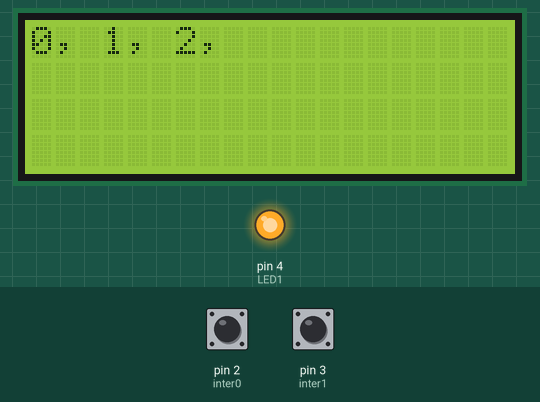
This sketch was run on a simulated Arduino Uno, built with avr-gcc and run on an emulated ATmega328P. On the bench: 20×4 character LCD, output pins drawn as LEDs (lit = HIGH). The inputs (shaded band) are chosen by the test bench; at power-on: pin 2 (inter0) HIGH, pin 3 (inter1) HIGH.

Above: at 1.2 s.
1.3 s: pin 2 (inter0) pulled LOW for 0.15 s
At 1.9 s:
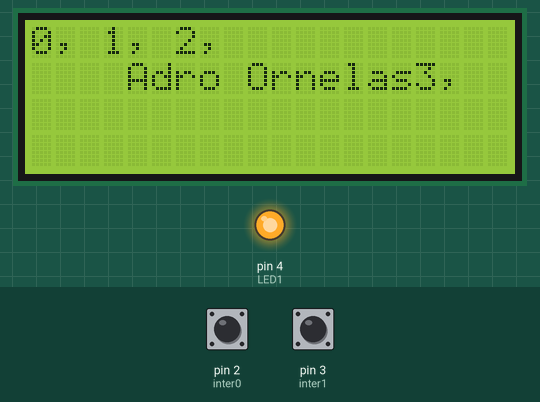
4.0 s: pin 3 (inter1) pulled LOW for 0.15 s
At 4.36 s:
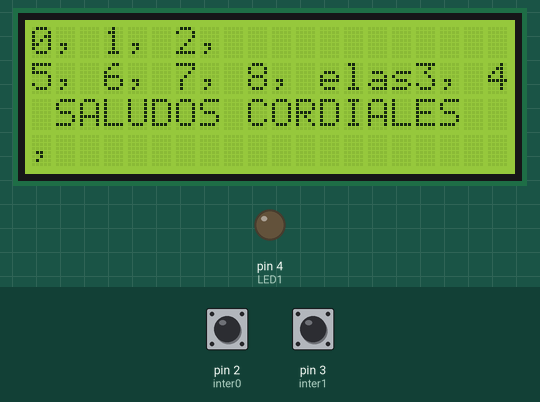
4.7 s: pin 2 (inter0) pulled LOW for 1 s
At 5.4 s:
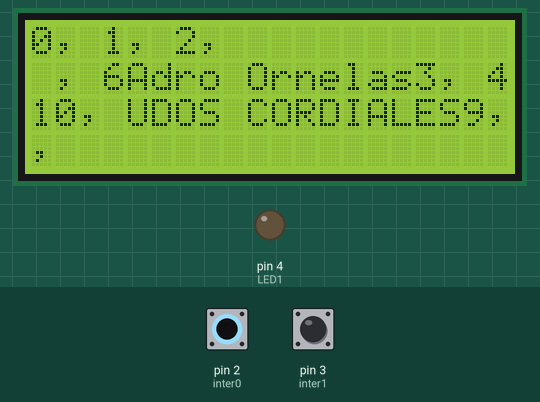
7.5 s: pin 3 (inter1) pulled LOW for 1 s
At 8.9 s:
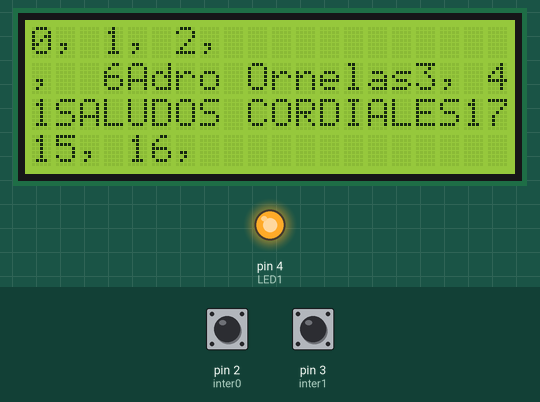
9.1 s: pin 3 (inter1) pulled LOW for 3.2 s
At 12.74 s:
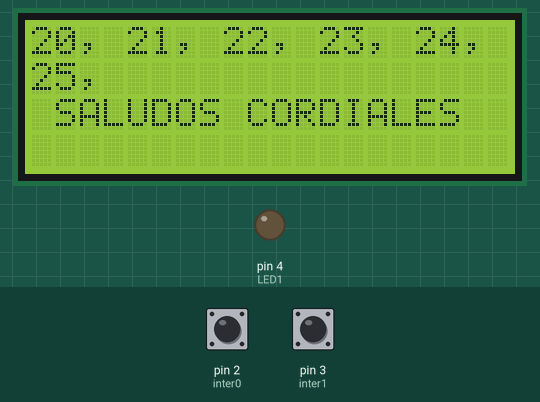
12.9 s: pin 2 (inter0) pulled LOW for 0.15 s
At 15.9 s:
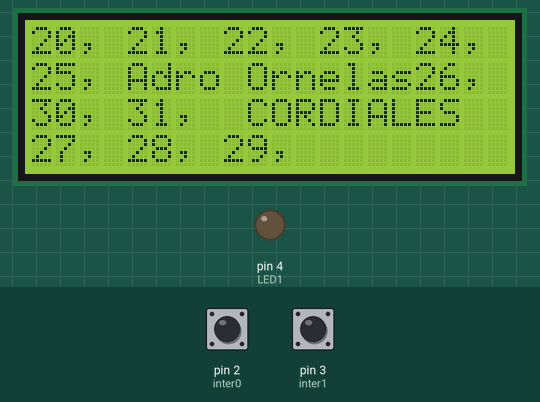
Timing chart, 0 to 17.0 s (numbered marks = the images above; inputs shaded):
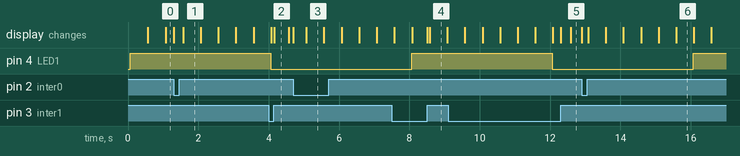

The sketch:

4_Interrupts.ino
```cpp
// 4_Interrupts

#include <LiquidCrystal.h>

#define LCD_ROWS 4
#define LCD_COLS 20

#define LED1 4    // (D4)
#define inter0 2  // Interrupcion 0 (D2)
#define inter1 3  // Interrupcion 1 (D3)

  // Objeto LiquidCrystal (RS, E, D4, D5, D6, D7) son (A0, A1, A2, A3, A4, A5) respectivamente
LiquidCrystal lcd(A0, A1, A2, A3, A4, A5);

void setup() {

  lcd.begin(LCD_COLS, LCD_ROWS);            // LCD con 20 columnas, 4 filas
  pinMode(LED1, OUTPUT);                    // Pin a LED de salida

  // Pines 3 y 2 Para activar interrupciones con solo un boton y resistencia a tierra
  pinMode(inter0, INPUT_PULLUP);
  pinMode(inter1, INPUT_PULLUP);

  // Interrupcion A con el Timer1: LED cada 10 seg

  TCCR1A = 0;       // Modo normal, desconectado de OC1A
  TCCR1B = 0;
  TCCR1B |= (1 << CS10)|(1 << CS12);  // Modo CTC Presc de 1024
  // Timer inicia en cero
  TCNT1 = 0;
  OCR1A = 62500;  // (62500 * 1024)/(16Mhz) = 4 s
  TIMSK1 |= (1 << OCIE1A); // Activa interrupcion overflow

  // Interrupción B con INT0: Muestra nombre en LCD
  attachInterrupt(digitalPinToInterrupt(inter0), intExt0, FALLING); // Activar en BAJADA

  // Interrupción B con INT0: Muestra salido e LCD
  attachInterrupt(digitalPinToInterrupt(inter1), intExt1, RISING); // Activar en SUBIDA
}

void loop() {
  // Numeros del 0 - 99 en display

  lcd.clear();

  byte i = 0;
  byte tmp = 0;

  while(i < 100){

    // Manejar saltos de linea y nuevas pantallas cuando la actual se llena
    if((tmp % 5) == 0) {
      if(tmp == 20){
        tmp = 0;
        lcd.clear();
      } else {
        lcd.setCursor(0, tmp / 5);
      }
    }
    ++tmp;
    lcd.print(i++);  // Imprime e incrementa
    lcd.print(", ");
    delay(500); // Delay de visualizacion
  }
}


ISR(TIMER1_COMPA_vect){

  TCNT1 = 0;          // Reinicia contador
  digitalWrite(LED1, !digitalRead(LED1));  // Toggle LED

}

void intExt0(){
    lcd.setCursor(4, 1);
    lcd.print("Adro Ornelas");
}

void intExt1(){
    lcd.setCursor(1, 2);
    lcd.print("SALUDOS CORDIALES");
}
```

Measured:
- after the input at 1.3 s, the display: first changes at once (image 1 shows a later state)
- after the input at 4.0 s, the display: first differs from a run without the input after 0.15 s (image 2)
- after the input at 4.7 s, the display: first changes at once (image 3 shows a later state)
- after the input at 7.5 s, the display: first differs from a run without the input after 1.0 s (image 4 shows a later state)
- after the input at 9.1 s, the display: first differs from a run without the input after 3.2 s (image 5 shows a later state)
- after the input at 12.9 s, the display: first changes at once (image 6 shows a later state)
- what the display in image 1 shows lasts 0.5 s, from 1.6 s to 2.1 s
